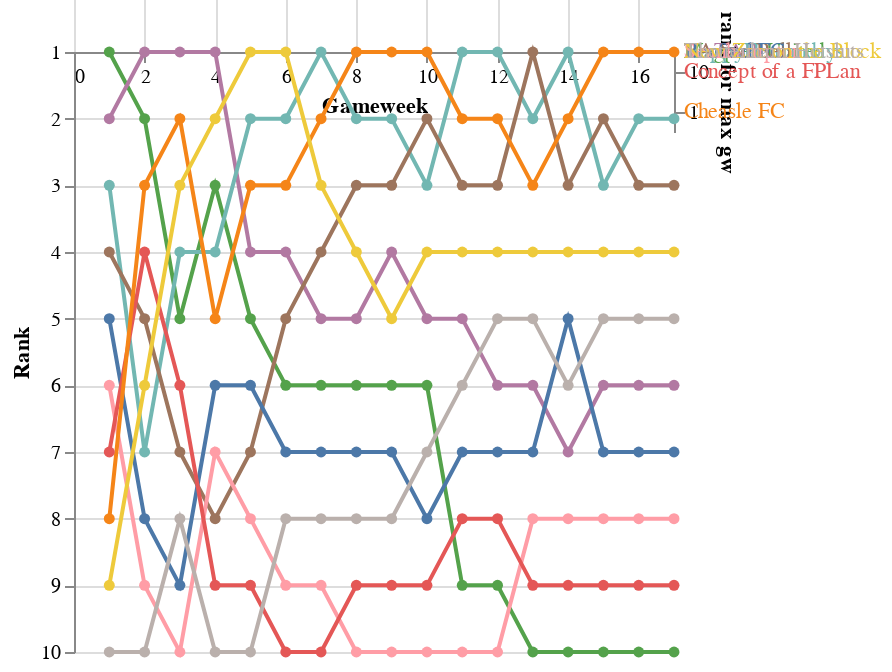

This figure's notebook cell:
### Code cell
data = clean_df

chart = alt.Chart(data).mark_line(point=True).encode(
    x = alt.X('gw', scale=alt.Scale(domain=[0, max_gw]), title="Gameweek"),
    y=alt.Y('rank:Q', scale=alt.Scale(domain=[10,1]), title="Rank"),
    color=alt.Color("team", legend=None),
)

labels = alt.Chart(data).mark_text(
    align='left', dx=5
).encode(
    x = alt.X('max(gw)', scale=alt.Scale(domain=[0, max_gw])),
    y=alt.Y('rank', aggregate={'argmax': 'gw'}, scale=alt.Scale(domain=[10,1])),
    text='team:N',
    color='team:N',
).transform_window(
    rank="rank()",
    sort=[alt.SortField("rank", order="ascending")],
    groupby=["gw"]
)
chart + labels

### Figure 1 — Vega-Lite specification as saved in the notebook (floating-point values rounded to 4 significant figures; data arrays with more than 128 entries replaced by an {"elided": "..."} marker saying what was removed)
{"config": {"view": {"continuousWidth": 300, "continuousHeight": 300}}, "layer": [{"mark": {"type": "line", "point": true}, "encoding": {"color": {"field": "team", "legend": null, "type": "nominal"}, "x": {"field": "gw", "scale": {"domain": [0, 17]}, "title": "Gameweek", "type": "quantitative"}, "y": {"field": "rank", "scale": {"domain": [10, 1]}, "title": "Rank", "type": "quantitative"}}}, {"mark": {"type": "text", "align": "left", "dx": 5}, "encoding": {"color": {"field": "team", "type": "nominal"}, "text": {"field": "team", "type": "nominal"}, "x": {"aggregate": "max", "field": "gw", "scale": {"domain": [0, 17]}, "type": "quantitative"}, "y": {"aggregate": {"argmax": "gw"}, "field": "rank", "scale": {"domain": [10, 1]}, "type": "nominal"}}, "transform": [{"window": [{"op": "rank", "field": "", "as": "rank"}], "groupby": ["gw"], "sort": [{"field": "rank", "order": "ascending"}]}]}], "data": {"name": "data-945394baa3c346993e901d74c609154c"}, "$schema": "https://vega.github.io/schema/vega-lite/v5.8.0.json", "datasets": {"data-945394baa3c346993e901d74c609154c": {"elided": "170 records"}}}
